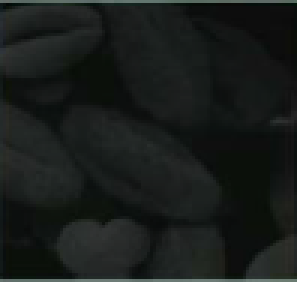
#> input picture ope7/images/image2.png, 99 x 94 px (shown 3 times larger)
$ jupyter execute ope7.ipynb
#> lines starting #> are read from the running program, lines starting #| are printed output that depends on the picture
[cell 1]
# 1

import cv2
import numpy as np
import matplotlib.pyplot as plt

src_img = cv2.imread("images/image2.png",cv2.IMREAD_GRAYSCALE)
#> src_img: shape (94, 99); min 6, max 122, mean 26.6

if src_img is None:
    raise FileNotFoundError("Unable to load image")

# Converting it into negative image
neg_img = 255 - src_img

# Thresholding image
_,thres_img = cv2.threshold(src_img,128,255,cv2.THRESH_BINARY)
#> thres_img: shape (94, 99); every value is 0

# Gamma correction
norm_img = src_img/255.0
gamma = 1.5
raising_power = np.power(norm_img,1/gamma)
gamma_img = np.uint8(raising_power * 255)

plt.figure(figsize=(6,4))

plt.subplot(2,2,1)
plt.title("Original Image")
plt.axis("off")
plt.imshow(src_img,cmap="gray")

plt.subplot(2,2,2)
plt.title("Negative Image")
plt.axis("off")
plt.imshow(neg_img,cmap="gray")

plt.subplot(2,2,3)
plt.title(" Image after Thresholding")
plt.axis("off")
plt.imshow(thres_img,cmap="gray")

plt.subplot(2,2,4)
plt.title("Gamma Image")
plt.axis("off")
plt.imshow(gamma_img,cmap="gray")

plt.tight_layout()

plt.show()

[cell 2]
# 1

import cv2
import numpy as np
import matplotlib.pyplot as plt

src_img = cv2.imread("images/image1.png",cv2.IMREAD_GRAYSCALE)
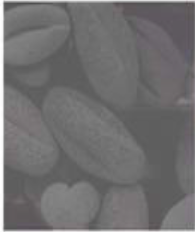
#> input picture ope7/images/image1.png, 195 x 232 px
#> src_img: shape (232, 195); min 78, max 255, mean 111.4

if src_img is None:
    raise FileNotFoundError("Unable to load image")

# Gamma correction
norm_img = src_img/255.0
#> norm_img: shape (232, 195) float64
gamma = 2.5
raising_power = np.power(norm_img,1/gamma)
#> raising_power: shape (232, 195) float64
gamma_img = np.uint8(raising_power * 255)
#> gamma_img: shape (232, 195)

plt.figure(figsize=(6,4))

plt.subplot(1,2,1)
plt.title("Original Image")
plt.axis("off")
plt.imshow(src_img,cmap="gray")

plt.subplot(1,2,2)
plt.title("Gamma Image")
plt.axis("off")
plt.imshow(gamma_img,cmap="gray")

plt.tight_layout()

plt.show()

[cell 3]
# 2

import cv2
import numpy as np
import matplotlib.pyplot as plt

src_img = cv2.imread("images/image2.png",cv2.IMREAD_GRAYSCALE)

if src_img is None:
    raise FileNotFoundError("Unable to load image")

# Gamma correction
norm_img = src_img/255.0
gamma = 2
raising_power = np.power(norm_img,1/gamma)
#> raising_power: shape (94, 99) float64
gamma_img = np.uint8(raising_power * 255)
#> gamma_img: shape (94, 99)

plt.figure(figsize=(6,4))

plt.subplot(1,2,1)
plt.title("Original Image")
plt.axis("off")
plt.imshow(src_img,cmap="gray")

plt.subplot(1,2,2)
plt.title("Gamma Image")
plt.axis("off")
plt.imshow(gamma_img,cmap="gray")

plt.tight_layout()

plt.show()

[cell 4]
# 3

import cv2
import numpy as np
import matplotlib.pyplot as plt

src_img = cv2.imread("images/image3.png",cv2.IMREAD_GRAYSCALE)
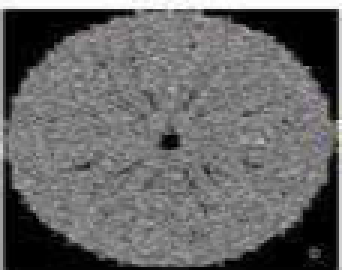
#> input picture ope7/images/image3.png, 114 x 90 px (shown 3 times larger)
#> src_img: shape (90, 114); min 0, max 255, mean 101.9

if src_img is None:
    raise FileNotFoundError("Unable to load image")

# Converting it into negative image
neg_img = 255 - src_img
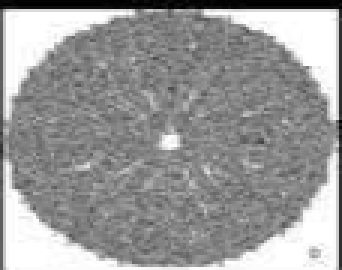
#> neg_img: shape (90, 114) (shown 3 times larger); min 0, max 255, mean 153.1

# Thresholding image
_,thres_img = cv2.threshold(src_img,128,255,cv2.THRESH_BINARY)
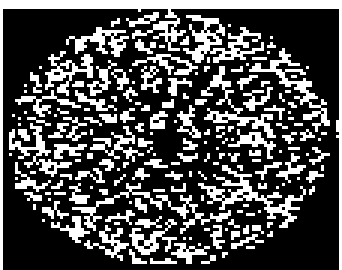
#> thres_img: shape (90, 114) (shown 3 times larger); 30.2% white in thin lines or dots

# Gamma correction
norm_img = src_img/255.0
#> norm_img: shape (90, 114) float64
gamma = 0.5
raising_power = np.power(norm_img,1/gamma)
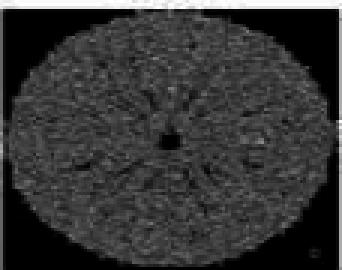
#> raising_power: shape (90, 114) float64 (shown 3 times larger); min 0, max 1, mean 0.21
gamma_img = np.uint8(raising_power * 255)
#> gamma_img: shape (90, 114)

plt.figure(figsize=(6,4))

plt.subplot(2,2,1)
plt.title("Original Image")
plt.axis("off")
plt.imshow(src_img,cmap="gray")

plt.subplot(2,2,2)
plt.title("Negative Image")
plt.axis("off")
plt.imshow(neg_img,cmap="gray")

plt.subplot(2,2,3)
plt.title(" Image after Thresholding")
plt.axis("off")
plt.imshow(thres_img,cmap="gray")

plt.subplot(2,2,4)
plt.title("Gamma Image")
plt.axis("off")
plt.imshow(gamma_img,cmap="gray")

plt.tight_layout()

plt.show()

[cell 5]
# 4

import cv2
import numpy as np
import matplotlib.pyplot as plt

src_img = cv2.imread("images/image4.png",cv2.IMREAD_GRAYSCALE)
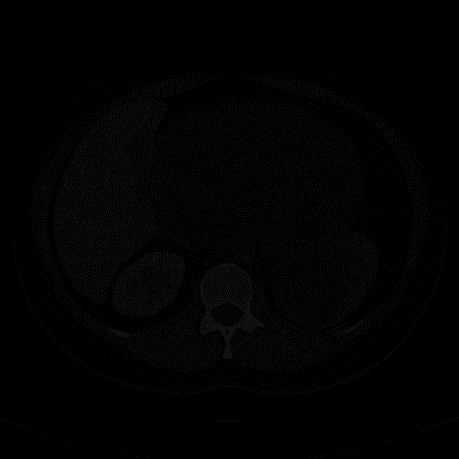
#> input picture ope7/images/image4.png, 459 x 459 px
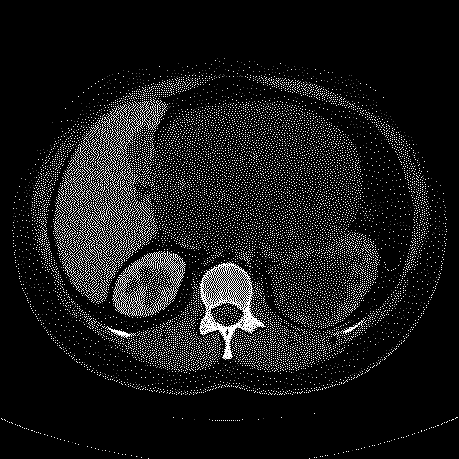
#> src_img: shape (459, 459); min 0, max 17, mean 1.64; drawn with min black and max white

if src_img is None:
    raise FileNotFoundError("Unable to load image")

# Converting it into negative image
neg_img = 255 - src_img
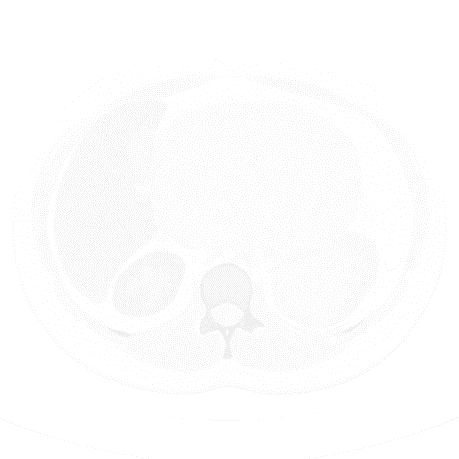
#> neg_img: shape (459, 459); min 238, max 255, mean 253.4

# Thresholding image
_,thres_img = cv2.threshold(src_img,128,255,cv2.THRESH_BINARY)
#> thres_img: shape (459, 459); every value is 0

# Gamma correction
norm_img = src_img/255.0
#> norm_img: shape (459, 459) float64
gamma = 5
raising_power = np.power(norm_img,1/gamma)
#> raising_power: shape (459, 459) float64
gamma_img = np.uint8(raising_power * 255)
#> gamma_img: shape (459, 459)

plt.figure(figsize=(6,4))

plt.subplot(2,2,1)
plt.title("Original Image")
plt.axis("off")
plt.imshow(src_img,cmap="gray")

plt.subplot(2,2,2)
plt.title("Negative Image")
plt.axis("off")
plt.imshow(neg_img,cmap="gray")

plt.subplot(2,2,3)
plt.title(" Image after Thresholding")
plt.axis("off")
plt.imshow(thres_img,cmap="gray")

plt.subplot(2,2,4)
plt.title("Gamma Image")
plt.axis("off")
plt.imshow(gamma_img,cmap="gray")

plt.tight_layout()

plt.show()

[cell 6]
# 5

import cv2
import numpy as np
import matplotlib.pyplot as plt

src_img = cv2.imread("images/image5.png",cv2.IMREAD_GRAYSCALE)
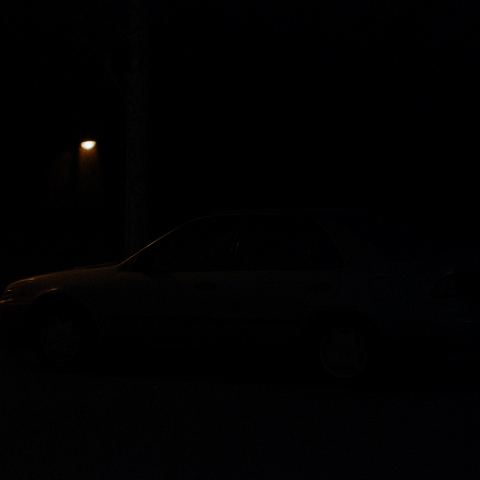
#> input picture ope7/images/image5.png, 480 x 480 px
#> src_img: shape (480, 480); min 0, max 248, mean 1

if src_img is None:
    raise FileNotFoundError("Unable to load image")

# Gamma correction
norm_img = src_img/255.0
#> norm_img: shape (480, 480) float64
gamma = 5
raising_power = np.power(norm_img,1/gamma)
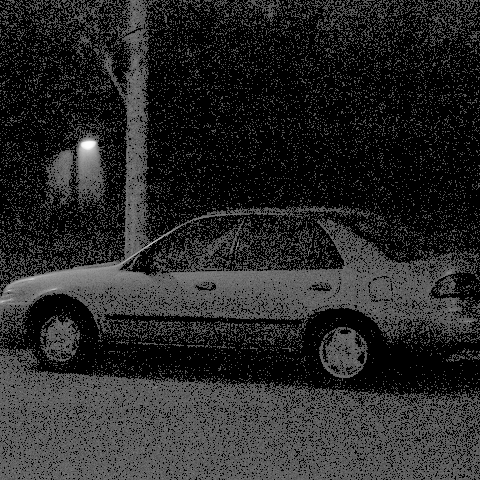
#> raising_power: shape (480, 480) float64; min 0, max 0.994, mean 0.16
gamma_img = np.uint8(raising_power * 255)
#> gamma_img: shape (480, 480)

plt.figure(figsize=(6,4))

plt.subplot(1,2,1)
plt.title("Original Image")
plt.axis("off")
plt.imshow(src_img,cmap="gray")

plt.subplot(1,2,2)
plt.title("Gamma Image")
plt.axis("off")
plt.imshow(gamma_img,cmap="gray")

plt.tight_layout()

plt.show()
